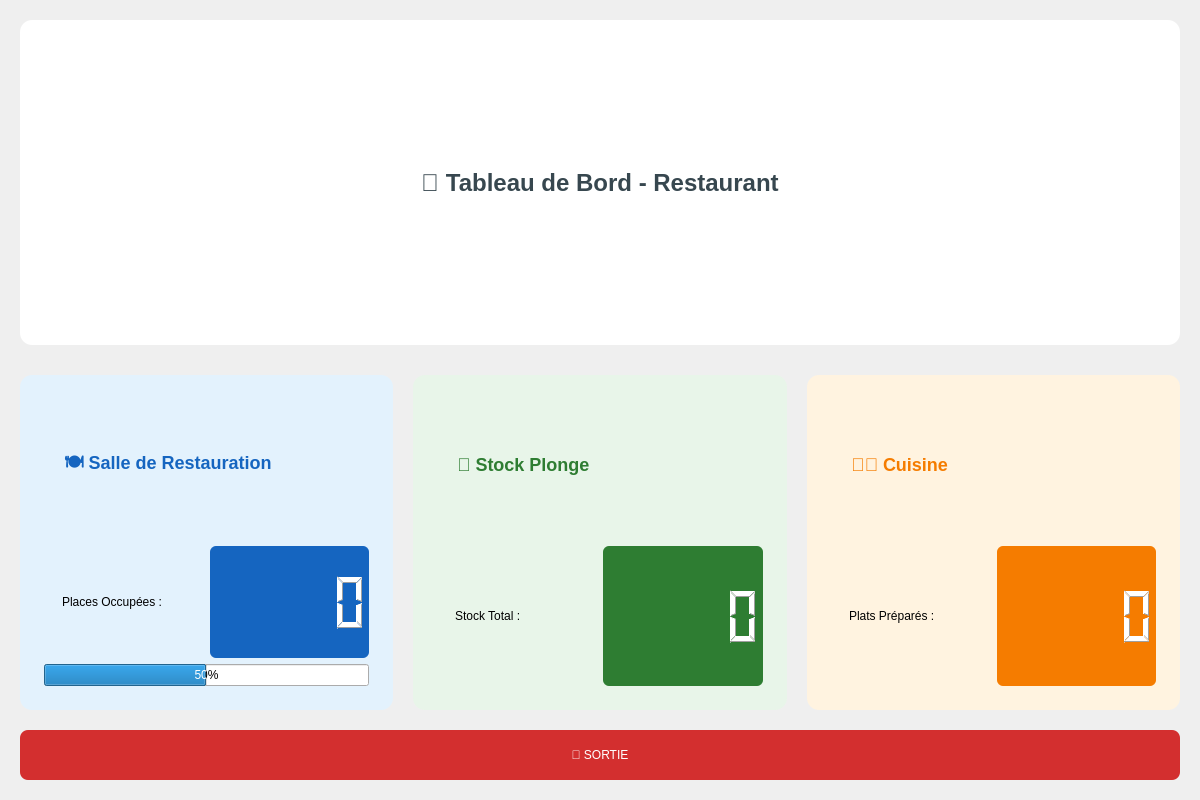
<?xml version="1.0" encoding="UTF-8"?>
<ui version="4.0">
 <class>Tableau_bord</class>
 <widget class="QMainWindow" name="Tableau_bord">
  <property name="geometry">
   <rect>
    <x>0</x>
    <y>0</y>
    <width>1200</width>
    <height>800</height>
   </rect>
  </property>
  <property name="windowTitle">
   <string>Restaurant Manager Pro - Tableau de Bord</string>
  </property>
  <widget class="QWidget" name="centralwidget">
   <layout class="QVBoxLayout" name="verticalLayout">
    <property name="spacing">
     <number>20</number>
    </property>
    <property name="leftMargin">
     <number>20</number>
    </property>
    <property name="topMargin">
     <number>20</number>
    </property>
    <property name="rightMargin">
     <number>20</number>
    </property>
    <property name="bottomMargin">
     <number>20</number>
    </property>
    <item>
     <widget class="QLabel" name="labelDashboardTitle">
      <property name="text">
       <string>🏪 Tableau de Bord - Restaurant</string>
      </property>
      <property name="alignment">
       <set>Qt::AlignCenter</set>
      </property>
      <property name="styleSheet">
       <string>
        font-size: 24px;
        color: #37474f;
        font-weight: bold;
        padding: 20px;
        background-color: white;
        border-radius: 12px;
        margin-bottom: 10px;
       </string>
      </property>
     </widget>
    </item>
    <item>
     <layout class="QHBoxLayout" name="horizontalLayout">
      <item>
       <widget class="QFrame" name="Salle_restauration">
        <property name="styleSheet">
         <string>
          QFrame {
              background-color: #e3f2fd;
              border-radius: 12px;
              padding: 15px;
          }
         </string>
        </property>
        <layout class="QVBoxLayout" name="verticalLayoutSalle">
         <item>
          <widget class="QLabel" name="labelSalleRestauration">
           <property name="text">
            <string>🍽️ Salle de Restauration</string>
           </property>
           <property name="styleSheet">
            <string>
             font-size: 18px;
             font-weight: bold;
             color: #1565c0;
             margin-bottom: 10px;
            </string>
           </property>
          </widget>
         </item>
         <item>
          <layout class="QGridLayout" name="gridLayoutSalle">
           <item row="0" column="0">
            <widget class="QLabel" name="labelPlacesOccupees">
             <property name="text">
              <string>Places Occupées :</string>
             </property>
            </widget>
           </item>
           <item row="0" column="1">
            <widget class="QLCDNumber" name="lcdPlacesOccupees">
             <property name="styleSheet">
              <string>
               background-color: #1565c0;
               color: white;
               border-radius: 6px;
              </string>
             </property>
            </widget>
           </item>
           <item row="1" column="0" colspan="2">
            <widget class="QProgressBar" name="progressPlacesOccupees">
             <property name="value">
              <number>50</number>
             </property>
            </widget>
           </item>
          </layout>
         </item>
        </layout>
       </widget>
      </item>
      <item>
       <widget class="QFrame" name="Stock_plonge">
        <property name="styleSheet">
         <string>
          QFrame {
              background-color: #e8f5e9;
              border-radius: 12px;
              padding: 15px;
          }
         </string>
        </property>
        <layout class="QVBoxLayout" name="verticalLayoutStock">
         <item>
          <widget class="QLabel" name="labelStockPlonge">
           <property name="text">
            <string>🧼 Stock Plonge</string>
           </property>
           <property name="styleSheet">
            <string>
             font-size: 18px;
             font-weight: bold;
             color: #2e7d32;
             margin-bottom: 10px;
            </string>
           </property>
          </widget>
         </item>
         <item>
          <layout class="QGridLayout" name="gridLayoutStock">
           <item row="0" column="0">
            <widget class="QLabel" name="labelStockLevel">
             <property name="text">
              <string>Stock Total :</string>
             </property>
            </widget>
           </item>
           <item row="0" column="1">
            <widget class="QLCDNumber" name="lcdStockLevel">
             <property name="styleSheet">
              <string>
               background-color: #2e7d32;
               color: white;
               border-radius: 6px;
              </string>
             </property>
            </widget>
           </item>
          </layout>
         </item>
        </layout>
       </widget>
      </item>
      <item>
       <widget class="QFrame" name="Cuisine">
        <property name="styleSheet">
         <string>
          QFrame {
              background-color: #fff3e0;
              border-radius: 12px;
              padding: 15px;
          }
         </string>
        </property>
        <layout class="QVBoxLayout" name="verticalLayoutCuisine">
         <item>
          <widget class="QLabel" name="labelCuisine">
           <property name="text">
            <string>👨‍🍳 Cuisine</string>
           </property>
           <property name="styleSheet">
            <string>
             font-size: 18px;
             font-weight: bold;
             color: #f57c00;
             margin-bottom: 10px;
            </string>
           </property>
          </widget>
         </item>
         <item>
          <layout class="QGridLayout" name="gridLayoutCuisine">
           <item row="0" column="0">
            <widget class="QLabel" name="labelPlatsPrepares">
             <property name="text">
              <string>Plats Préparés :</string>
             </property>
            </widget>
           </item>
           <item row="0" column="1">
            <widget class="QLCDNumber" name="lcdPlatsPrepares">
             <property name="styleSheet">
              <string>
               background-color: #f57c00;
               color: white;
               border-radius: 6px;
              </string>
             </property>
            </widget>
           </item>
          </layout>
         </item>
        </layout>
       </widget>
      </item>
     </layout>
    </item>
    <item>
     <layout class="QHBoxLayout" name="buttonLayout">
      <item>
       <widget class="QPushButton" name="pushButtonExit">
        <property name="text">
         <string>🚪 SORTIE</string>
        </property>
        <property name="minimumSize">
         <size>
          <width>180</width>
          <height>50</height>
         </size>
        </property>
        <property name="styleSheet">
         <string>
          QPushButton {
              background-color: #d32f2f;
              color: white;
              border-radius: 8px;
              padding: 10px;
          }
          QPushButton:hover {
              background-color: #b71c1c;
          }
         </string>
        </property>
       </widget>
      </item>
     </layout>
    </item>
   </layout>
  </widget>
 </widget>
 <resources/>
 <connections/>
</ui>
